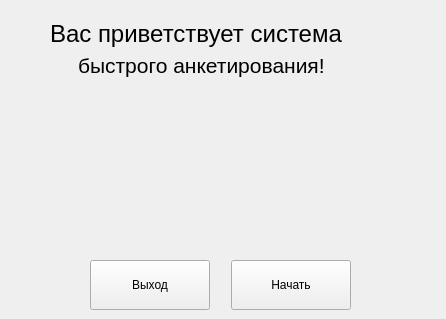
<?xml version="1.0" encoding="UTF-8"?>
<ui version="4.0">
 <class>MainWindow</class>
 <widget class="QMainWindow" name="MainWindow">
  <property name="geometry">
   <rect>
    <x>0</x>
    <y>0</y>
    <width>446</width>
    <height>319</height>
   </rect>
  </property>
  <property name="minimumSize">
   <size>
    <width>446</width>
    <height>319</height>
   </size>
  </property>
  <property name="maximumSize">
   <size>
    <width>446</width>
    <height>319</height>
   </size>
  </property>
  <property name="windowTitle">
   <string>MainWindow</string>
  </property>
  <widget class="QWidget" name="centralwidget">
   <widget class="QPushButton" name="btn_exit">
    <property name="geometry">
     <rect>
      <x>90</x>
      <y>260</y>
      <width>120</width>
      <height>50</height>
     </rect>
    </property>
    <property name="font">
     <font>
      <family>Segoe UI</family>
     </font>
    </property>
    <property name="text">
     <string>Выход</string>
    </property>
   </widget>
   <widget class="QLabel" name="label_welcome_1">
    <property name="geometry">
     <rect>
      <x>50</x>
      <y>13</y>
      <width>351</width>
      <height>41</height>
     </rect>
    </property>
    <property name="font">
     <font>
      <family>Segoe UI</family>
      <pointsize>18</pointsize>
     </font>
    </property>
    <property name="text">
     <string>Вас приветствует система</string>
    </property>
   </widget>
   <widget class="QPushButton" name="btn_begin">
    <property name="geometry">
     <rect>
      <x>231</x>
      <y>260</y>
      <width>120</width>
      <height>50</height>
     </rect>
    </property>
    <property name="font">
     <font>
      <family>Segoe UI</family>
     </font>
    </property>
    <property name="text">
     <string>Начать</string>
    </property>
   </widget>
   <widget class="QLabel" name="label_img">
    <property name="geometry">
     <rect>
      <x>80</x>
      <y>90</y>
      <width>271</width>
      <height>151</height>
     </rect>
    </property>
    <property name="font">
     <font>
      <family>Segoe UI</family>
      <pointsize>14</pointsize>
     </font>
    </property>
    <property name="text">
     <string/>
    </property>
   </widget>
   <widget class="QLabel" name="label_welcome_2">
    <property name="geometry">
     <rect>
      <x>78</x>
      <y>50</y>
      <width>311</width>
      <height>31</height>
     </rect>
    </property>
    <property name="font">
     <font>
      <family>Segoe UI</family>
      <pointsize>16</pointsize>
     </font>
    </property>
    <property name="text">
     <string>быстрого анкетирования!</string>
    </property>
   </widget>
  </widget>
 </widget>
 <resources/>
 <connections/>
</ui>
